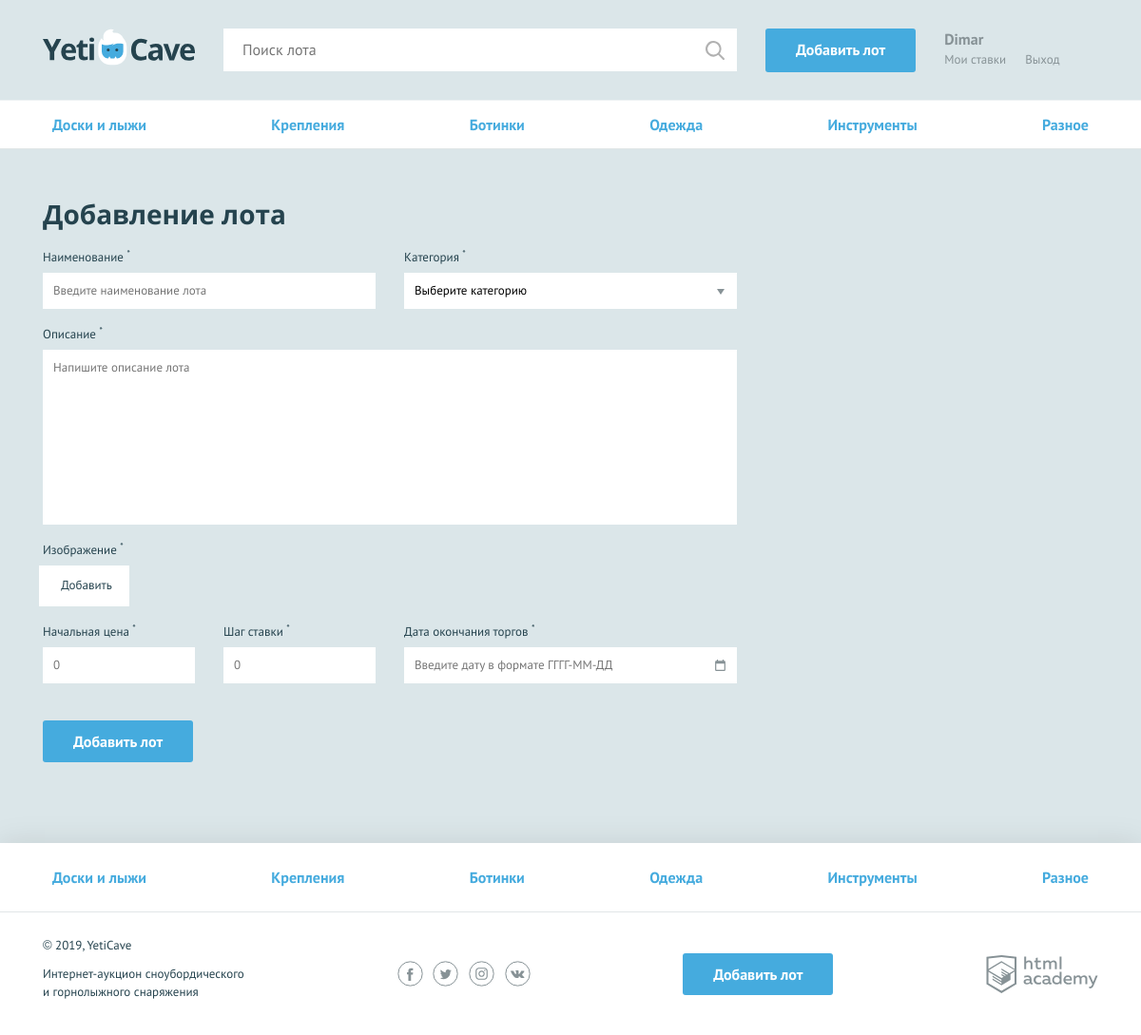
The page /add.php on the database its author committed.
### tables this page shows
CREATE TABLE categories (
    id INT PRIMARY KEY AUTO_INCREMENT,
    name_category VARCHAR(128) NOT NULL UNIQUE,
    character_code VARCHAR(128) NOT NULL UNIQUE
);

### helpers.php (called while the page is built, shortened)
<?php
function include_template($name, array $data = []) {
    $name = 'templates/' . $name;
    extract($data);
    require $name;
    $result = ob_get_clean();
    return $result;
}

### data.php (called while the page is built, shortened)
<?php
    $is_auth = rand(0, 1);
    $user_name = 'Dimar';

### models.php (called while the page is built, shortened)
<?php
    function get_query_categories() {
        return 'SELECT id, name_category, character_code FROM categories';
    }

### templates/layout-add.php (the view, shortened to what this page needs)
<!DOCTYPE html>
<html lang="ru">
<head>
    <link href="../css/normalize.min.css" rel="stylesheet">
    <link href="../css/style.css" rel="stylesheet">
    <link href="../css/flatpickr.min.css" rel="stylesheet">
</head>
<body>
<div class="page-wrapper">
    <header class="main-header">
        <div class="main-header__container container">
            <a class="main-header__logo" href="index.html">
                <img src="../uploads/logo.svg" width="160" height="39" alt="Логотип компании YetiCave">
            </a>
            <form class="main-header__search" method="get" action="https://echo.htmlacademy.ru" autocomplete="off">
                <input type="search" name="search" placeholder="Поиск лота">
                <input class="main-header__search-btn" type="submit" name="find" value="Найти">
            </form>
            <a class="main-header__add-lot button" href="add.php">Добавить лот</a>
            <nav class="user-menu">
                <?php if($is_auth == 1): ?>
                    <div class="user-menu__logged">
                        <p><?=$user_name;?></p>
                        <a class="user-menu__bets" href="pages/my-bets.html">Мои ставки</a>
                        <a class="user-menu__logout" href="#">Выход</a>
                    </div>
                <?php endif; ?>
            </nav>
        </div>
    </header>
    <main>
        <nav class="nav">
            <ul class="nav__list container">
                <?php foreach ($categories as $category): ?>
                    <li class="nav__item">
                        <a href="pages/<?=$category['character_code'];?>.html"><?= $category['name_category']; ?></a>
                    </li>
                <?php endforeach; ?>
            </ul>
        </nav>
        <?=$content;?>
    </main>
</div>
<footer class="main-footer">
    <nav class="nav">
        <ul class="nav__list container">
            <?php foreach ($categories as $category): ?>
                <li class="nav__item">
                    <a href="pages/<?=$category['character_code'];?>.html"><?= $category['name_category']; ?></a>
                </li>
            <?php endforeach; ?>
        </ul>
    </nav>
    <div class="main-footer__bottom container">
        <div class="main-footer__copyright">
            <p>© 2019, YetiCave</p>
            <p>Интернет-аукцион сноубордического и горнолыжного снаряжения</p>
        </div>
        <div class="main-footer__social social">
            <a class="social__link social__link--facebook" href="#">
            </a>
            <a class="social__link social__link--twitter" href="#">
            </a>
            <a class="social__link social__link--instagram" href="#">
            </a>
            <a class="social__link social__link--vkontakte" href="#">
            </a>
        </div>
        <a class="main-footer__add-lot button" href="add.php">Добавить лот</a>
        <div class="main-footer__developed-by">
            <a class="logo-academy" href="https://htmlacademy.ru/intensive/php">
            </a>
        </div>
    </div>
</footer>
</body>
</html>

### css/style.css (style rules this page uses)
html, body { height: 100%; }
.page-wrapper { display: flex; flex-direction: column; min-height: 100%; margin-bottom: -202px; }
.page-wrapper::after { content: ""; display: block; }
.page-wrapper::after { height: 85px; }
main { margin-bottom: 202px; }
body { min-width: 1140px; background-color: #dbe6e9; font-family: "PT Sans", sans-serif; font-weight: 400; font-size: 16px; line-height: 26px; color: #25434e; }
a { text-decoration: none; }
.container { width: 1110px; margin: 0 auto; padding: 0 15px; }
.button { display: block; padding: 9px 32px; background-color: #45abde; color: #ffffff; text-align: center; font-weight: 700; border: none; border-radius: 3px; }
.main-header { padding: 30px 0 29px; border-bottom: 1px solid rgba(255, 255, 255, 0.5); }
.main-header__container { display: -webkit-flex; display: -ms-flexbox; display: flex; -webkit-justify-content: flex-start; -ms-flex-pack: start; justify-content: flex-start; }
.main-header__logo { display: block; margin-right: 30px; }
.main-header__search { position: relative; width: 540px; margin-right: 30px; }
.main-header__search input[type="search"] { width: 100%; padding: 8px 19px 9px 19px; border: 1px solid #ffffff; }
.main-header__search-btn { content: ""; position: absolute; top: 3px; right: 3px; width: 20px; height: 20px; padding: 20px; background: url("../img/search.svg") center no-repeat; opacity: 0.3; border: 0; font-size: 0; }
.main-header__add-lot { max-width: 160px; margin-right: 30px; }
.user-menu { display: -webkit-flex; display: -ms-flexbox; display: flex; }
.user-menu__logged { color: #879296; line-height: 22px; }
.user-menu__logged p { font-weight: 700; margin: 0; }
.user-menu__logged a { color: #879296; font-size: 13px; font-weight: 400; float: left; }
.user-menu__logged a:last-child { margin-left: 20px; }
.main-footer { background-color: #ffffff; box-shadow: 0 0 30px 0 rgba(0, 0, 0, 0.1); }
.main-footer__bottom { display: -webkit-flex; display: -ms-flexbox; display: flex; -webkit-justify-content: space-between; -ms-flex-pack: justify; justify-content: space-between; -webkit-align-items: center; -ms-flex-align: center; align-items: center; padding: 25px 0; }
.main-footer__copyright { max-width: 212px; }
.main-footer__copyright p { margin: 0; margin-bottom: 11px; font-size: 13px; line-height: 19px; }
.main-footer__social { width: 140px; }
.social { display: -webkit-flex; display: -ms-flexbox; display: flex; -webkit-justify-content: space-between; -ms-flex-pack: justify; justify-content: space-between; -webkit-flex-wrap: wrap; -ms-flex-wrap: wrap; flex-wrap: wrap; }
.social__link { width: 27px; height: 27px; }
.logo-academy { display: block; width: 118px; height: 40px; }
.nav { background-color: #ffffff; border-bottom: 1px solid #e1e6e7; }
.nav__list { display: -webkit-flex; display: -ms-flexbox; display: flex; -webkit-justify-content: space-between; -ms-flex-pack: justify; justify-content: space-between; -webkit-flex-wrap: wrap; -ms-flex-wrap: wrap; flex-wrap: wrap; list-style: none; }
.nav__item a { position: relative; display: block; padding: 12px 10px; font-weight: 700; color: #45abde; }
.nav__item a::before { content: ""; display: none; position: absolute; bottom: 0; width: calc(100% - 20px); height: 3px; background-color: #e2e5e6; }
.main-footer .nav__item a { padding: 23px 10px; }

### rows shown on the page
categories: name_category "Доски и лыжи"
categories: name_category "Крепления"
categories: name_category "Ботинки"
categories: name_category "Одежда"
categories: name_category "Инструменты"
categories: name_category "Разное"

### other values the page prints
$user_name "Dimar"
